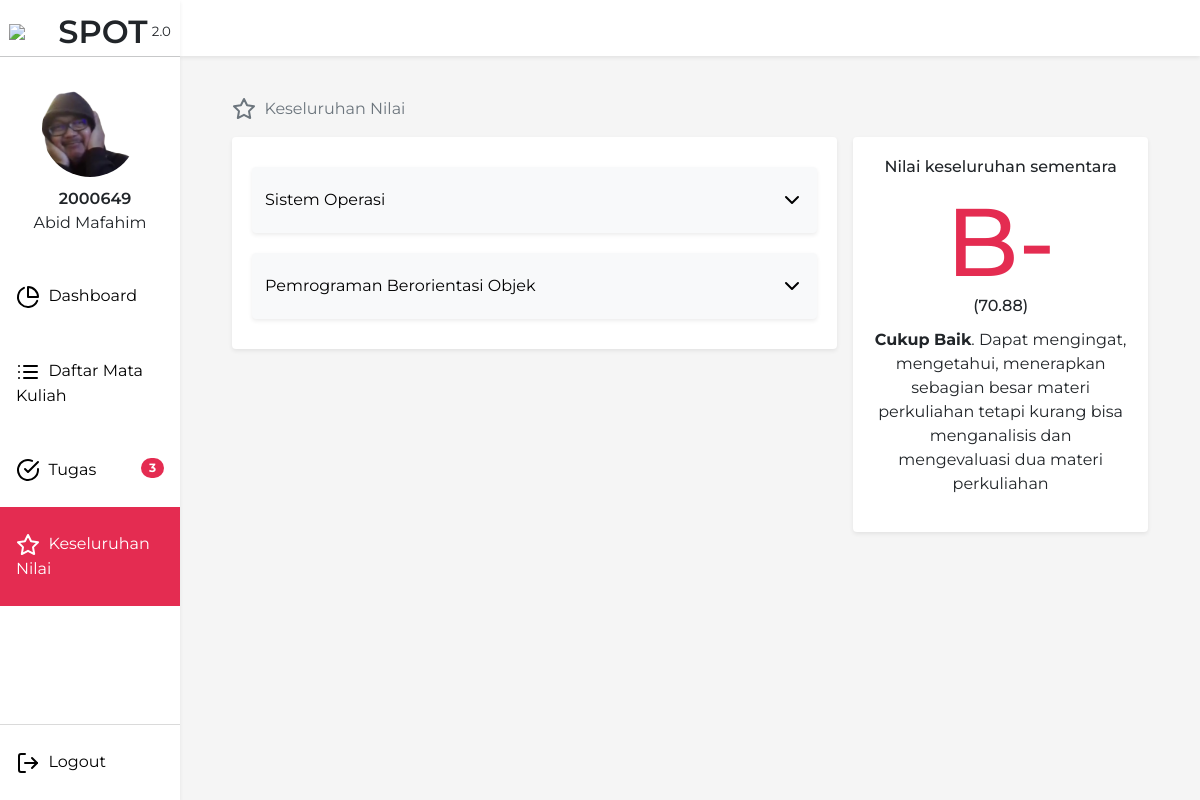
Page /Nilai (signed in) on the committed database.
### tables this page shows
CREATE TABLE `mahasiswa` (
  `npm` int(10) UNSIGNED NOT NULL,
  `name` varchar(255) NOT NULL,
  `avatar` varchar(255) NOT NULL DEFAULT 'default.jpg'
);

CREATE TABLE `matakuliah` (
  `kd_matkul` varchar(15) NOT NULL,
  `nid` int(10) UNSIGNED NOT NULL,
  `nid2` int(10) UNSIGNED NOT NULL,
  `nama_matkul` varchar(100) NOT NULL,
  `description` text NOT NULL,
  `sks` int(11) NOT NULL,
  `waktu` time NOT NULL,
  `hari` enum('Senin','Selasa','Rabu','Kamis','Jumat','Sabtu') NOT NULL
);

### Database/Query.php (called while the page is built, shortened)
<?php
class Query {
    private $resource;
    private $columns = array("*");
    private $select;
    private $where = array();
    private $limit;
    private $orderBy;
    private $joinVal = array("");
    private $mainTable;
    private $groupBy;
    public function reset() {
        $this->resource = null;
        $this->columns = array("*");
        $this->select = null;
        $this->where = array();
        $this->limit = null;
        $this->orderBy = null;
        $this->joinVal = array("");
        $this->mainTable = null;
        $this->groupBy = null;
    }
    public function query($sql) {
        $this->resource = mysqli_query(mysqli_connect("localhost", "root", "", "penilaian-app"), $sql);
        return $this;
    }
    public function table($table)
    {
        $this->mainTable = $table;
        $this->select = "SELECT " . implode(",", $this->columns) . " FROM $table AS $table ";
        return $this;
    }
    public function columns(array $column)
    {
        $this->columns = $column;
        return $this;
    }
    public function where($column, $value, $operator = "=")
    {
        array_push($this->where, " $column $operator '$value' ");
        $this->where[0] = (count($this->where) < 2 ? " WHERE " . $this->where[0] : $this->where[0]);
        return $this;
    }
    public function limit($limit)
    {
        $this->limit = " LIMIT " . $limit;
        return $this;
    }
    public function join($table, $column, $column2 = "",  $method = "INNER")
    {
        $column2 = $column2 == "" ? $column : $column2;
        $column2On = "";
        if(str_contains($column2, '.')){
            $column2On = $column2;
        } else {
            $column2On = $this->mainTable . ".$column2";
        }
        array_push($this->joinVal, "$method JOIN $table AS $table ON $table.$column = $column2On ");
        return $this;
    }
    public function get($table = "")
    {
        $this->mainTable = $table == "" ? $this->mainTable : $table;
        $this->select = $this->select == NULL ?  "SELECT " . implode($this->columns) . " FROM $table " : $this->select;
        $sql = $this->select
        . implode("", $this->joinVal)
        . implode(" AND ", $this->where)
        . $this->groupBy
        . $this->limit
        . $this->orderBy;
        $this->resource = mysqli_query(mysqli_connect("localhost", "root", "", "penilaian-app"), $sql);
        return $this;
    }
    public function fetch()
    {
        $result = Array();
        while ($row = mysqli_fetch_assoc($this->resource)) {
            $result[] = $row;
        }
        return $result;
    }
    public function count()
    {
        return $this->resource->num_rows;
    }
}

### views/mahasiswa/summaryNilai.php (the view, shortened to what this page needs)
<!DOCTYPE html>
<html>
<head>
  <link href="https://cdn.jsdelivr.net/npm/bootstrap@5.1.3/dist/css/bootstrap.min.css" rel="stylesheet">
  <link href="css/summaryNilai.css" rel="stylesheet" type="text/css" />
  <link href="css/component/navbar.css" rel="stylesheet" type="text/css" />
</head>
<body>
  <?php include('components/sidebar.php'); ?>
  <div class="main-content">
    <div class="p-3">
      <div class="row">
        <div class="col-md-6">
          <div aria-label="breadcrumb">
            <ol class="breadcrumb">
              <li class="breadcrumb-item active" aria-current="page">
                <i class="icon ico-dark" data-feather="star"></i>
                <span class="breadcrumb-item-text">&nbsp;Keseluruhan Nilai</span>
              </li>
            </ol>
          </div>
        </div>
      </div>
      <div class="row g-3">
        <div class="col-lg-4 order-lg-2">
          <div class="sum-nilai-card shadow-sm rounded">
            <h6 class="avg-card-title">Nilai keseluruhan sementara</h6>
            <?php
              $nilaiTotal = $DB->query("SELECT getNilaiSummary('$_SESSION[npm]') AS nilai")->fetch();
              $predikat = $DB->query("SELECT setPredikat('" . (int)$nilaiTotal[0]["nilai"] . "') AS predikat")->fetch();
            ?>
            <h1 class="h1 predikat"><?= $predikat[0]["predikat"] ?></h1>
            <span class="score">(<?= $nilaiTotal[0]["nilai"] ?>)</span>
            <p class="nilai-desc"><?= $helper->getNilaiDesc($predikat[0]["predikat"]) ?></p>
          </div>
        </div>
        <div class="col-lg-8 order-lg-1">
          <div class="sum-nilai-matkul-card shadow-sm rounded">
            <?php
              $no = 1;
              $getMatkul = $DB->table('matakuliah')->get()->fetch();
              foreach ($getMatkul as $matkul) {
            ?>
            <a class="btn btn-light nilai-collapse shadow-sm" data-bs-toggle="collapse" href="#collapsedNilai<?= $no ?>" role="button" aria-expanded="false" aria-controls="collapseExample" id="nilaiMataKuliah<?= $no ?>" >
              <span class="matkul-name"><?= $matkul['nama_matkul'] ?></span>
              <i class="ico ico-dark rotate180deg" data-feather="chevron-down"></i>
            </a>
              <?php
                $no++;
              }
              ?>
          </div>
        </div>
      </div>
    </div>
  </div>
</body>
</html>

### components/sidebar.php (shortened to what this page needs)
<?php
$request = $_SERVER['REQUEST_URI'];
$requestParsed = explode("/", strtolower(parse_url($_SERVER['REQUEST_URI'], PHP_URL_PATH)));
$active_menu = 'class="active"';
?>
<link rel="stylesheet" href="//code.jquery.com/ui/1.13.1/themes/base/jquery-ui.css">
<nav class="shadow-sm">
</nav>
<?php
  if($_SESSION["level"] == "mahasiswa"){
?>
<div class="sidebar shadow-sm">
    <div class="brand">
      <img class="logo" src="/assets/image/Logo_Almamater_UPI.svg" width="45">
      <span class="brand-name">SPOT</span>
      <span class="brand-version">2.0</span>
    </div>
    <hr style="margin: 0;">
    <div class="login-info">
      <div class="avatar-circle" id="profilePicture" title="Kami merekomendasikan menggunakan gambar dengan rasio 1:1">
        <?php
          $fileName = $DB->columns(['avatar'])->table('mahasiswa')->where('npm', $_SESSION['npm'])->limit('1')->get()->fetch();
          $DB->reset();
        ?>
        <img class="avatar" id="avatarPicture" src="/assets/image/profile/<?= $fileName[0]['avatar'] ?>" alt="profile" width="72">
      </div>
      <span class="name"><?= $_SESSION['npm'] ?></span>
      <span class="nim"><?= ucwords(strtolower($_SESSION['name'])) ?></span>
    </div>
    <a <?= ($requestParsed[1] == 'dashboard' || $request == '/') ? $active_menu : '' ?> href="/">
      <i class="icon" data-feather="pie-chart"></i>
      <span class="menu-name">&nbsp;Dashboard</span>
    </a>
    <a <?= ($requestParsed[1] == 'matakuliah') ? $active_menu : '' ?> href="/MataKuliah">
      <i class="icon" data-feather="list"></i>
      <span class="menu-name">&nbsp;Daftar Mata Kuliah</span>
    </a>
    <a <?= ($requestParsed[1] == 'tugas') ? $active_menu : '' ?> href="/Tugas">
      <i class="icon" data-feather="check-circle"></i>
      <span class="menu-name">&nbsp;Tugas</span>
      <?php
      $getNFTugas = $DB->query("CALL getNFTugas(2000649)")->count();
      if($getNFTugas > 0 ) {
      ?>
      <span class="badge"><?= $getNFTugas ?></span>
      <?php } ?>
    </a>
    <a <?= ($requestParsed[1] == 'nilai') ? $active_menu : '' ?> href="/Nilai">
      <i class="icon" data-feather="star"></i>
      <span class="menu-name">&nbsp;Keseluruhan Nilai</span>
    </a>
    <a class="menu-settings logout" href="/Logout">
      <i class="icon" data-feather="log-out"></i>
      <span class="menu-name">&nbsp;Logout</span>
    </a>
  </div>
  <?php } else {echo "no level?" . $_SESSION["level"];} ?>

### css/summaryNilai.css (style rules this page uses)
body { background-color: rgb(245, 245, 245); margin: 0 auto; width: 100vw; height: 100vh; font-family: 'Montserrat', sans-serif; }
h1, h2, h3, h4 { display: inline-block; }
.main-content { margin-left: 18vw; margin-right: 3vw; padding-top: 10vh; }
.breadcrumb-item svg { z-index: -1; }
.breadcrumb-item-text { display: inline-block; vertical-align: middle; }
.sum-nilai-card { background-color: white; text-align: center; padding: 20px; }
.predikat { display: block; color: var(--primaryColor); font-size: 72pt; font-weight: 500; margin-bottom: -5px; }
.nilai-desc { margin-top: 10px; font-size: 12pt; }
.score { font-weight: 500; }
.sum-nilai-matkul-card { background-color: white; padding: 20px; }
.nilai-collapse { padding-top: 20px; padding-bottom: 20px; width: 100%; }
.nilai-collapse { margin-top: 10px; margin-bottom: 10px; }
.nilai-collapse span { float: left !important; }
.nilai-collapse svg { float: right; }
.rotate180deg { transition: all .4s ease-out; }

### css/component/navbar.css (style rules this page uses)
:root { --primaryColor: #e42c51; }
nav { width: 85vw; background-color: rgb(255, 255, 255); position: fixed; margin: 0; padding: 0; height: 7vh; overflow: auto; right: 0; display: flex; justify-content: flex-end; padding-right: 3vw; overflow: unset; }
.sidebar { margin: 0; padding: 0; width: 15vw; background-color: rgb(255, 255, 255); position: fixed; height: 100vh; overflow: auto; }
.brand { padding-top: 1vh; height: 7vh; text-align: center; }
.brand-name { display: inline-block; vertical-align: middle; font-size: 24pt; font-weight: 600; }
.brand-version { font-size: 10pt; margin-top: 15px; }
.logo { display: inline-block; vertical-align: middle; height: auto !important; max-width: 45px; }
.login-info { text-align: center; padding-top: 3vh; padding-bottom: 3vh; }
.avatar-circle { position: relative; width: 96px; aspect-ratio: 1; margin-left: auto; margin-right: auto; cursor: pointer; }
.avatar { width: 100%; height: 100%; object-fit: cover; border-radius: 100px; object-position: center; display: block; }
.name { margin-top: 10px; display: block; margin-left: 10px; font-weight: 600; }
.sidebar a { display: block; color: black; padding: 25px 16px; text-decoration: none; transition: background-color 100ms linear; }
.sidebar a.active { background-color: var(--primaryColor); color: white; }
.badge { position: inherit; float: right; width: max-content; border-radius: 100vh; }
a:not(.active)>.badge { background-color: var(--primaryColor); border-radius: 200px; }
.icon { position: relative; text-align: c; }
.logout { border-top: 1px solid rgb(218, 218, 218); position: absolute; bottom: 0; }
a.logout { color: rgb(2, 2, 2); width: 100%; }

### rows in the picture
mahasiswa: avatar (picture)
matakuliah: nama_matkul "Sistem Operasi"
matakuliah: nama_matkul "Pemrograman Berorientasi Objek"

### other values in the picture
$_SESSION['npm'] "2000649"
$_SESSION['name'] "Abid Mafahim"
$getNFTugas "3"
$predikat[0]["predikat"] "B-"
$nilaiTotal[0]["nilai"] "70.88"
